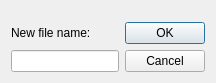
<?xml version="1.0" encoding="UTF-8"?>
<ui version="4.0">
 <class>NewFileDialog</class>
 <widget class="QDialog" name="NewFileDialog">
  <property name="geometry">
   <rect>
    <x>0</x>
    <y>0</y>
    <width>216</width>
    <height>83</height>
   </rect>
  </property>
  <property name="windowTitle">
   <string>Dialog</string>
  </property>
  <layout class="QVBoxLayout" name="verticalLayout">
   <item>
    <layout class="QGridLayout" name="gridLayout">
     <item row="1" column="0">
      <widget class="QLabel" name="label">
       <property name="text">
        <string>New file name:</string>
       </property>
      </widget>
     </item>
     <item row="1" column="2" rowspan="2">
      <widget class="QDialogButtonBox" name="buttonBox">
       <property name="orientation">
        <enum>Qt::Vertical</enum>
       </property>
       <property name="standardButtons">
        <set>QDialogButtonBox::Cancel|QDialogButtonBox::Ok</set>
       </property>
      </widget>
     </item>
     <item row="2" column="0" colspan="2">
      <widget class="QLineEdit" name="inputName"/>
     </item>
     <item row="1" column="1">
      <spacer name="horizontalSpacer">
       <property name="orientation">
        <enum>Qt::Horizontal</enum>
       </property>
       <property name="sizeHint" stdset="0">
        <size>
         <width>40</width>
         <height>20</height>
        </size>
       </property>
      </spacer>
     </item>
     <item row="0" column="2">
      <spacer name="verticalSpacer">
       <property name="orientation">
        <enum>Qt::Vertical</enum>
       </property>
       <property name="sizeHint" stdset="0">
        <size>
         <width>20</width>
         <height>40</height>
        </size>
       </property>
      </spacer>
     </item>
     <item row="0" column="1">
      <spacer name="verticalSpacer_2">
       <property name="orientation">
        <enum>Qt::Vertical</enum>
       </property>
       <property name="sizeHint" stdset="0">
        <size>
         <width>20</width>
         <height>40</height>
        </size>
       </property>
      </spacer>
     </item>
     <item row="0" column="0">
      <spacer name="verticalSpacer_3">
       <property name="orientation">
        <enum>Qt::Vertical</enum>
       </property>
       <property name="sizeHint" stdset="0">
        <size>
         <width>20</width>
         <height>40</height>
        </size>
       </property>
      </spacer>
     </item>
    </layout>
   </item>
  </layout>
 </widget>
 <resources/>
 <connections>
  <connection>
   <sender>buttonBox</sender>
   <signal>accepted()</signal>
   <receiver>NewFileDialog</receiver>
   <slot>accept()</slot>
   <hints>
    <hint type="sourcelabel">
     <x>248</x>
     <y>254</y>
    </hint>
    <hint type="destinationlabel">
     <x>157</x>
     <y>274</y>
    </hint>
   </hints>
  </connection>
  <connection>
   <sender>buttonBox</sender>
   <signal>rejected()</signal>
   <receiver>NewFileDialog</receiver>
   <slot>reject()</slot>
   <hints>
    <hint type="sourcelabel">
     <x>316</x>
     <y>260</y>
    </hint>
    <hint type="destinationlabel">
     <x>286</x>
     <y>274</y>
    </hint>
   </hints>
  </connection>
 </connections>
</ui>
